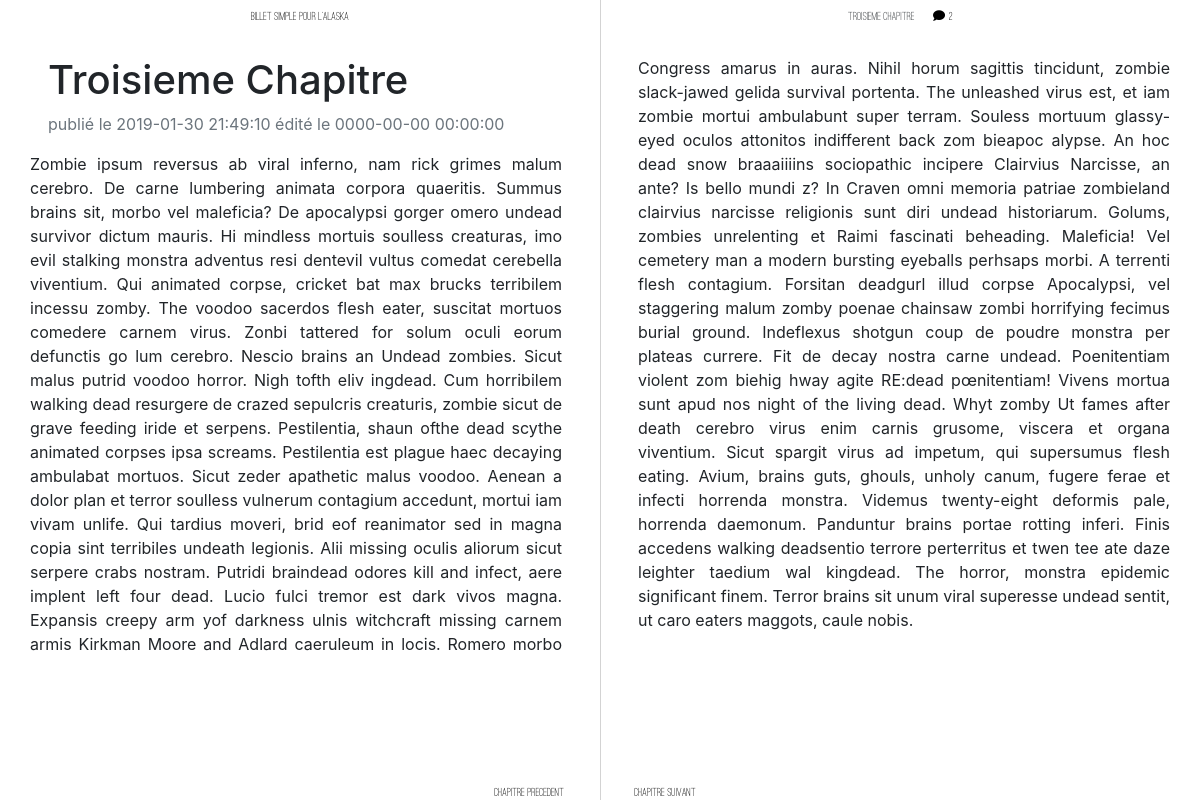
The app's page /index.php?action=article&id=3, older data.
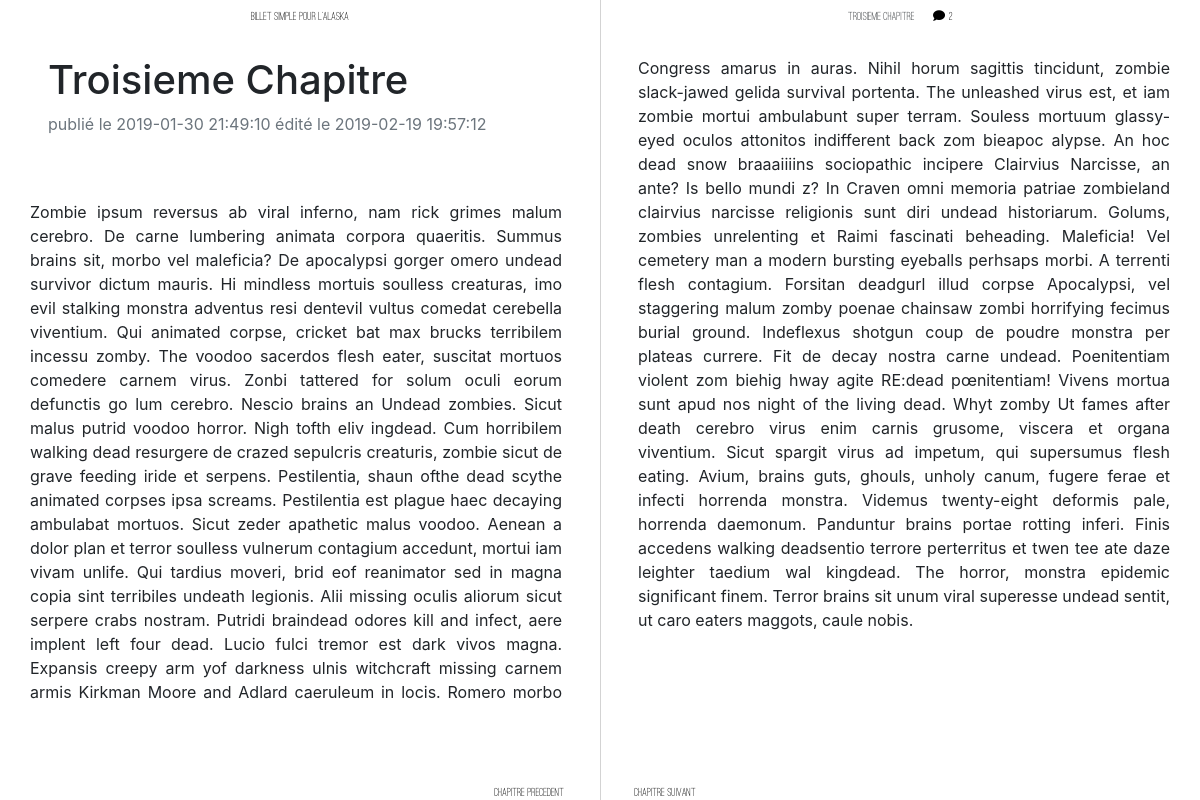
The same page, newer data.
### tables this page shows
CREATE TABLE IF NOT EXISTS `articles` (
  `id` int(11) NOT NULL AUTO_INCREMENT,
  `title` varchar(255) NOT NULL,
  `content` text NOT NULL,
  `status` varchar(255) NOT NULL,
  `date` timestamp NOT NULL DEFAULT CURRENT_TIMESTAMP,
  `updated` timestamp NOT NULL DEFAULT CURRENT_TIMESTAMP,
  PRIMARY KEY (`id`)
);

### model/ArticleManager.php (called while the page is built, shortened)
<?php
class ArticleManager extends Manager {
	public function getArticle($articleId) {
		$db = $this->dbConnect();
		$req = $db->prepare('SELECT * FROM articles WHERE id = ?');
		$req->execute(array($articleId));
		$data = $req->fetch();
		if (!empty($data)) {
			$article = new Article($data);
			return $article;
		}
		else {
			throw new \Exception ('Cet article n\'existe pas.');
		}
	}
	public function getNextArticle($articleId) {
		$db = $this->dbConnect();
		$req = $db->prepare('SELECT id FROM articles WHERE id = (SELECT min(id) from articles WHERE id > ?)');
		$req->execute(array($articleId));
		$data = $req->fetch();
		if (!empty($data)) {
			return $data['id'];
		}
		else {
			return 'last';
		}
	}
	public function getPrevArticle($articleId) {
		$db = $this->dbConnect();
		$req = $db->prepare('SELECT id FROM articles WHERE id = (SELECT max(id) from articles WHERE id < ?)');
		$req->execute(array($articleId));
		$data = $req->fetch();
		if (!empty($data)) {
			return $data['id'];
		}
		else {
			return 'last';
		}
	}
}

### controller/Autoloader.php (called while the page is built, shortened)
<?php
class Autoloader{
	static function autoload($class){
		$class = str_replace("\\", '/', $class);
	}
}

### model/Article.php (called while the page is built, shortened)
<?php
class Article {
	private $id;
	private $title;
	private $content;
	private $date;
    private $updated;
	private $totalComments;
	public function __construct(array $data) {
		$commentManager = new CommentManager();
		$totalComments = $commentManager->totalComments($this->getId());
	}
    public function getId()
    {
        return $this->id;
    }
    public function setId($id)
    {
        $this->id = $id;
        return $this;
    }
    public function getTitle()
    {
        return $this->title;
    }
    public function setTitle($title)
    {
        $this->title = $title;
        return $this;
    }
    public function getContent()
    {
        return $this->content;
    }
    public function setContent($content)
    {
        $this->content = $content;
        return $this;
    }
    public function setStatus($status)
    {
        return $this;
    }
    public function getDate()
    {
        return $this->date;
    }
    public function setDate($date)
    {
        $this->date = $date;
        return $this;
    }
    public function getUpdated()
    {
        return $this->updated;
    }
    public function setUpdated($updated)
    {
        $this->updated = $updated;
        return $this;
    }
    public function getTotalComments()
    {
        return $this->totalComments;
    }
    public function setTotalComments($totalComments)
    {
        $this->totalComments = $totalComments;
        return $this;
    }
}

### model/CommentManager.php (called while the page is built, shortened)
<?php
class CommentManager extends Manager {
	public function totalComments($articleId) {
		$db = $this->dbConnect();
		$req = $db->query("SELECT COUNT(id) FROM comments WHERE article_id = '$articleId'")->fetchColumn();
		return $req;
	}
}

### view/frontend/articleView.php (the view, shortened to what this page needs)
<?php $title = $article->getTitle();
$nav = true;
$pageTitle = $article->getTitle();
$title = $pageTitle;
$articleContent = $article->getContent();
$date = $article->getDate();
$updated = $article->getUpdated();
ob_start(); ?>
<div class="col-12 h-100 article-two-pages relative">
	<h1 class="pl-5">
	    <?= $title ?>
	</h1>
  <span class="text-muted pl-5">publié le <?php echo $date; if($date !== $updated) {echo ' édité le ' . $updated;} ?></span>
	<p id="leftContent">
		<?= $articleContent ?>
	</p>
</div>
<?php $content = ob_get_clean();
require_once('template.php');
?>

### index.php (shortened to what this page needs)
<?php
require_once('controller/Autoloader.php');
$frontController = new Controller\Frontend();
$backController = new Controller\Backend();
try {
	if (isset($_GET['mode'])) {
		if ($_GET['mode'] == 'admin') {
			session_start();
			if (isset($_SESSION['username'])) {
				if ($_SESSION['role'] == 'admin') {
					if (isset($_GET['action'])) {
						switch($_GET['action']) {
							case 'addArticle':
								$backController->addArticle();
								break;
							case 'editArticle':
								$backController->editArticle();
								break;
							case 'trashArticle':
								$backController->trashArticle();
								break;
							case 'deleteArticle':
								$backController->deleteArticle();
								break;
							case 'login':
								$backController->login();
								break;
							case 'disconnect':
								$backController->disconnect();
								break;
							case 'approveComment':
								$backController->approveComment();
								break;
							case 'deleteComment':
								$backController->deleteComment();
								break;
							case 'editProfile':
								$backController->editProfile();
								break;
							default:
								throw new \Exception('Action inconnue');
						}
					}
					else if (isset($_GET['confirm'])) {
						$backController->confirm();
					}
					else {
						$backController->adminHome();
					}
				}
				else {
					throw new \Exception('Vous n\'êtes pas administrateur !');
				}
			}
			else {
				$backController->login();
			}
		}
		else {
			throw new \Exception('Mode inconnu');
		}
	}
	else if (isset($_GET['action'])) {
		if ($_GET['action'] == 'home') {
			$frontController->frontPage();
		}
		else if ($_GET['action'] == 'article') {
			if (isset($_GET['id']) && $_GET['id'] > 0) {
				$frontController->article();
			}
			else {
				throw new \Exception ('L\'identifiant ne peut pas être négatif.');
			}
		}
	}
	else {
		$frontController->frontPage();
	}
}
catch(Exception $e) {
	$errorMessage =  $e->getMessage();
	require_once('view/frontend/errorView.php');
}

### controller/Frontend.php (shortened to what this page needs)
<?php
class Frontend extends Common {
	public function article() {
		if ($_SERVER['REQUEST_METHOD'] == 'POST') {
			$this->commentManager->add();
			$this->successManager->success('commentAdded');
		}
		else if (isset($_GET['signal'])) {
			$this->commentManager->signalComment($_GET['signal']);
			$this->successManager->success('commentSignaled');
		}
		else {
			$article = $this->articleManager->getArticle($_GET['id']);
			$nextId = $this->articleManager->getNextArticle($_GET['id']);
			$prevId = $this->articleManager->getPrevArticle($_GET['id']);
			require_once('./view/frontend/articleView.php');
		}
	}
}

### view/frontend/template.php (shortened to what this page needs)
<!DOCTYPE html>
<html>
	<head>
		<link rel="stylesheet" href="https://use.fontawesome.com/releases/v5.7.1/css/all.css">
		<link rel="stylesheet" href="./public/css/style.css">
		<link rel="stylesheet" href="https://stackpath.bootstrapcdn.com/bootstrap/4.2.1/css/bootstrap.min.css">
	</head>
	<body class="container-fluid p-0 relative">
		<div class="row no-gutters">
			<div class="col-6 h-100">
				<header class="row mb-4 top-header">
					<h1><a href="index.php">BILLET SIMPLE POUR L'ALASKA</a></h1>
				</header>
			</div>
			<div class="col-6 h-100 top-right-header">
				<header class="row mb-4 top-header">
					<h1>
						<?= $pageTitle ?>
						<?php if (isset($nav)) { ?>
							<a href="" data-toggle="modal" data-target="#article-comments">
								<i class="fas fa-comment ml-3 mr-1"></i><?= $article->getTotalComments() ?>
							</a>
						<?php } ?>
					</h1>
				</header>
			</div>
		</div>
		<div class="row no-gutters main-content relative">
			<?= $content ?>
		</div>
		<div class="row no-gutters relative footer-wrapper">
			<div class="col-6 h-100">
				<footer class="row no-gutters mb-4 footer-left pt-4">
					<?php if (isset($nav)) { ?>
					<div class="col-3">
					</div>
					<div class="col-6 offset-3">
						<?php if($prevId !== 'last') { ?>
						<a href="?action=article&id=<?= $prevId ?>">CHAPITRE PRECEDENT</a>
						<?php } ?>
					</div>
					<?php }
					else { ?>
						<h2>UN LIVRE EN LIGNE DE <?= $admin->getSurname() . ' ' . $admin->getName() ?></h2>
					<?php } ?>
				</footer>
			</div>
			<div class="col-6 top-right-header">
				<footer class="row mb-4 footer-right no-gutters pt-4">
					<?php if (isset($nav)) { ?>
					<div class="col-6">
						<?php if($nextId !== 'last') { ?>
							<a href="?action=article&id=<?= $nextId ?>">CHAPITRE SUIVANT</a>
						<?php } ?>
					</div>
					<div class= "col-3 offset-3">
					</div>
					<?php }
					else { ?>
						<h2>(c) <?= $admin->getSurname() . ' ' . $admin->getName() ?> - 2019</h2>
					<?php } ?>
				</footer>
			</div>
		</div>
	</body>
</html>

### public/css/style.css (style rules this page uses)
body, html { height:100%; width:100%; overflow-y: hidden; }
body a, body a:visited, body a:active, body a:link { color:black; transition: all .5s ease; }
header { height:4vh; }
footer { height:3vh; }
.relative { position: relative; }
.top-header { width: 85%!important; margin: 0 auto!important; }
.top-header h1 { margin:.8vw!important; width: 100%!important; text-align: center!important; font-family: 'ostrich_sansmedium', Arial!important; font-size: 1vw!important; }
.top-right-header { height: 100%; border-left: 1px solid lightgrey; }
.footer-wrapper { height:5.5%; font-family: 'ostrich_sansmedium', Arial!important; font-size: 1vw!important; }
.footer-right { width: 89.5%; position:absolute; right:5%; }
.footer-left .col-6 { text-align: right; }
.footer-left { width: 92%; position: absolute; padding:auto; left:2%; }
.main-content { height:88vh; }
a, a:visited, a:active, a:link { color:black; transition: all .5s ease; }
.article-two-pages { height:94vh; max-width:100%; columns: 2; overflow-x: scroll; }
.article-two-pages p { text-align: justify; padding: 2vh 2.5vw 2vh 2.5vw; }

Row changes from the older to the newer data that the page shows:
changed articles "Troisieme Chapitre": updated "0000-00-00 00:00:00" → "2019-02-19 19:57:12"
